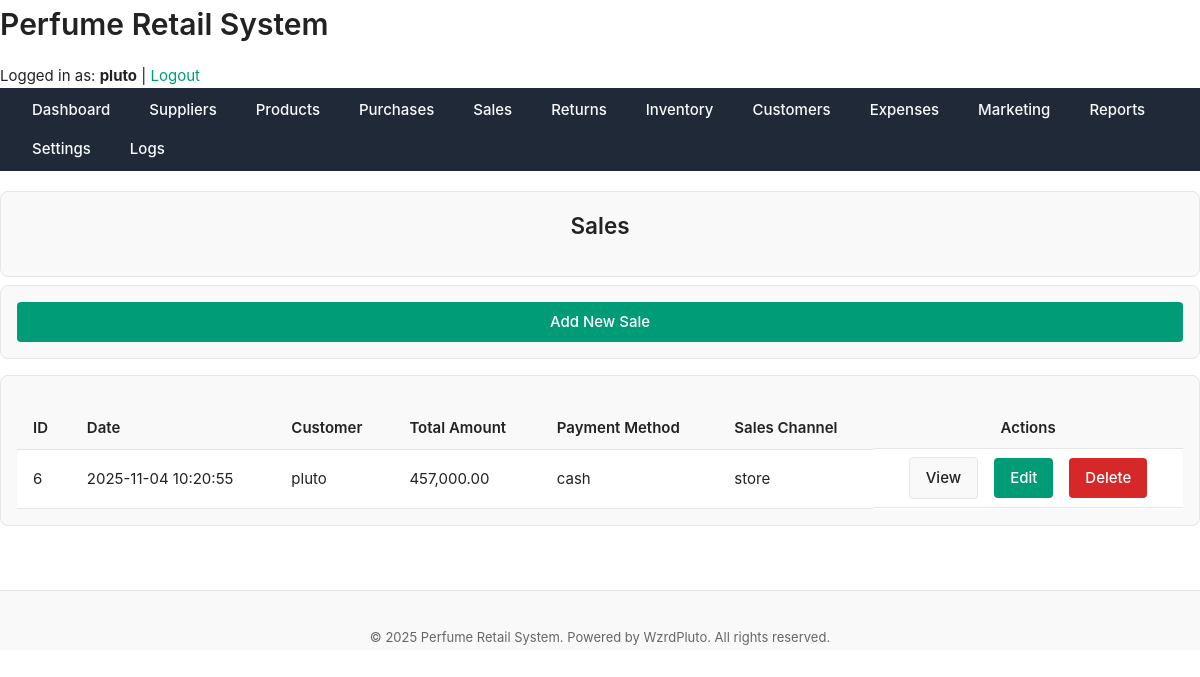
/public/sales/index.php (signed in), run on an earlier commit of the app's database.
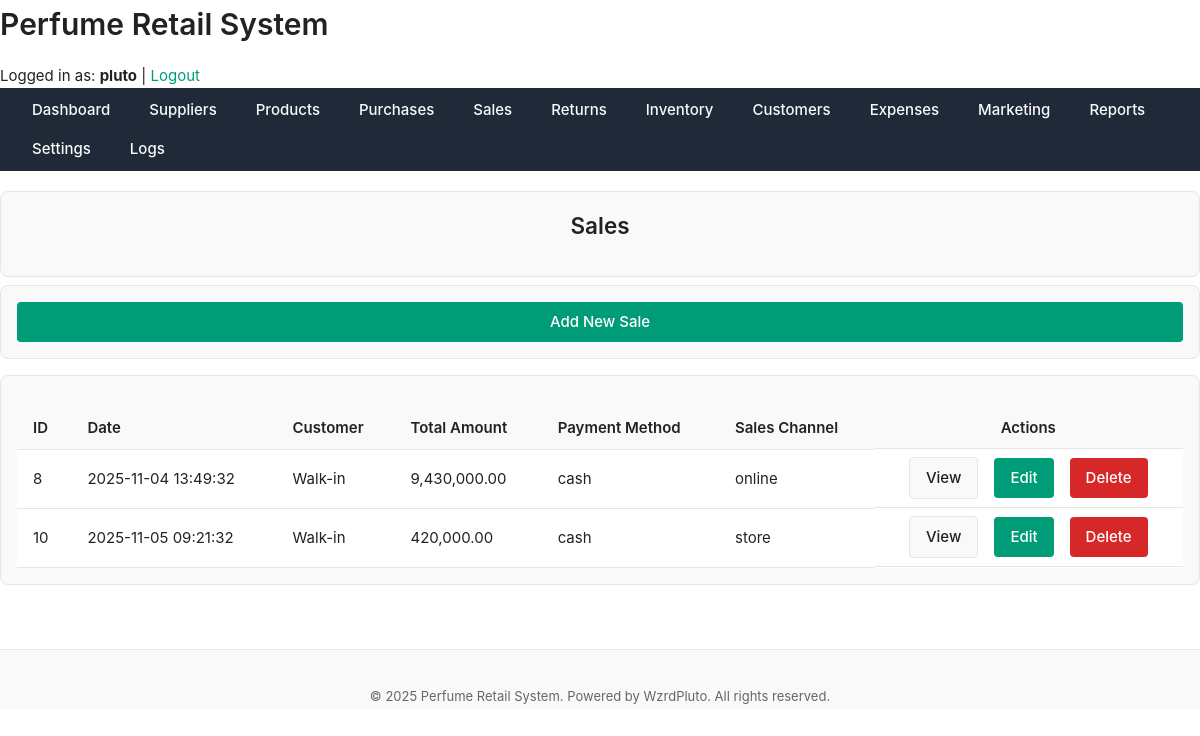
And on a later commit of the database.
### tables this page shows
CREATE TABLE `sales` (
  `sale_id` int(11) NOT NULL,
  `customer_id` int(11) DEFAULT NULL,
  `sale_date` datetime DEFAULT current_timestamp(),
  `total_amount` decimal(12,2) NOT NULL,
  `payment_method` enum('cash','card','mobile_money','bank') DEFAULT NULL,
  `sales_channel` enum('store','online','whatsapp') DEFAULT NULL,
  `discount` decimal(10,2) DEFAULT 0.00
);

CREATE TABLE `customers` (
  `customer_id` int(11) NOT NULL,
  `name` varchar(100) DEFAULT NULL,
  `phone` varchar(50) DEFAULT NULL,
  `email` varchar(100) DEFAULT NULL,
  `region` varchar(100) DEFAULT NULL,
  `source` enum('walk-in','instagram','whatsapp','referral','other') DEFAULT NULL,
  `created_at` datetime DEFAULT current_timestamp()
);

### includes/functions.php (called while the page is built, shortened)
<?php
function get_all_sales(PDO $pdo, array $filters = []) {
    $sql = "SELECT s.*, c.name AS customer_name
            FROM sales s
            LEFT JOIN customers c ON s.customer_id = c.customer_id
            WHERE 1";
    $params = [];
    $stmt = $pdo->prepare($sql);
    $stmt->execute($params);
    return $stmt->fetchAll(PDO::FETCH_ASSOC);
}

### public/sales/index.php (the view, shortened to what this page needs)
<?php
require_once '../../includes/functions.php';
$sales = get_all_sales($pdo);
?>
<?php include '../../includes/header.php'; ?>
<main class="main-content">
    <div class="card mb-sm" style="display:flex; justify-content:space-between; align-items:center;">
        <h2>Sales</h2>
    </div>
    <div class="card mb-md flex end">
        <a href="add.php" class="btn btn-primary">Add New Sale</a>
    </div>
    <div class="card">
        <table class="table">
            <thead>
                <tr>
                    <th>ID</th>
                    <th>Date</th>
                    <th>Customer</th>
                    <th>Total Amount</th>
                    <th>Payment Method</th>
                    <th>Sales Channel</th>
                    <th class="center">Actions</th>
                </tr>
            </thead>
            <tbody>
                <?php if ($sales): ?>
                    <?php foreach($sales as $s): ?>
                        <tr>
                            <td><?= htmlspecialchars($s['sale_id']) ?></td>
                            <td><?= htmlspecialchars($s['sale_date']) ?></td>
                            <td><?= htmlspecialchars($s['customer_name'] ?? 'Walk-in') ?></td>
                            <td><?= number_format($s['total_amount'] - $s['discount'], 2) ?></td>
                            <td><?= htmlspecialchars($s['payment_method']) ?></td>
                            <td><?= htmlspecialchars($s['sales_channel']) ?></td>
                            <td class="flex center gap-md">
                                <a href="view.php?id=<?= $s['sale_id'] ?>" class="btn btn-secondary">View</a>
                                <a href="edit.php?id=<?= $s['sale_id'] ?>" class="btn btn-primary">Edit</a>
                                <a href="delete.php?id=<?= $s['sale_id'] ?>" class="btn btn-danger">Delete</a>
                            </td>
                        </tr>
                    <?php endforeach; ?>
                <?php else: ?>
                    <tr>
                        <td colspan="7" class="center text-muted">No sales found.</td>
                    </tr>
                <?php endif; ?>
            </tbody>
        </table>
    </div>
</main>
<?php include '../../includes/footer.php'; ?>

What changed in the data, as far as the page shows it:
removed sales: sale_id "6", sale_date "2025-11-04 10:20:55", customer.name "pluto", $s['total_amount'] - $s['discount'] "457,000.00", payment_method "cash", sales_channel "store"
added sales: sale_id "8", sale_date "2025-11-04 13:49:32", customer_name "Walk-in", $s['total_amount'] - $s['discount'] "9,430,000.00", payment_method "cash", sales_channel "online"
added sales: sale_id "10", sale_date "2025-11-05 09:21:32", customer_name "Walk-in", $s['total_amount'] - $s['discount'] "420,000.00", payment_method "cash", sales_channel "store"
